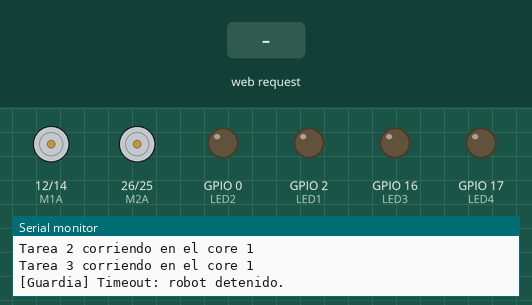
Recording of a program running on a simulated ESP32. Shown: motor-driver pin pairs drawn as motors (green arrow = first pin HIGH = forward, orange = second pin HIGH = backward, longer = more drive, scaled by the enable pin), output pins drawn as LEDs (lit = HIGH), the last lines printed to the serial monitor. Inputs (shaded band) come from the test bench. WiFi joins after 1.5 s; servers stay silent unless stated.

Above: at 3.8 s.
3.9 s: HTTP request GET /cmd?c=F received
At 4.7 s:
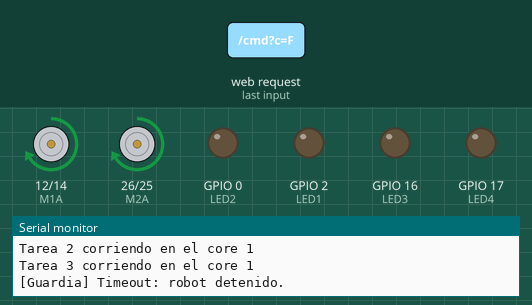
6.4 s: HTTP request GET /cmd?c=B received
At 6.8 s:
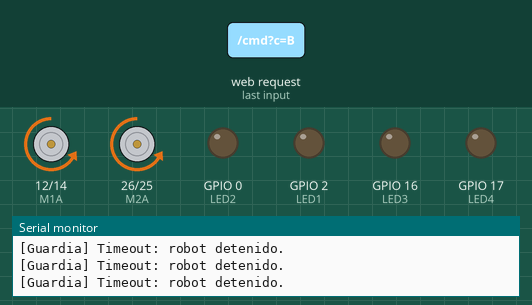
8.9 s: HTTP request GET /cmd?c=L received
At 9.7 s:
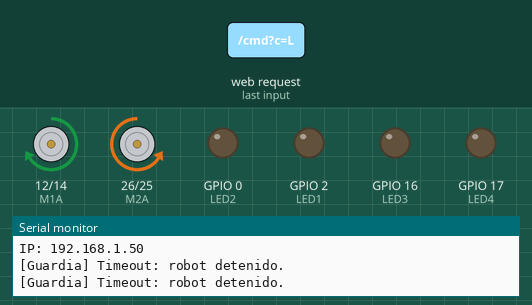
11.4 s: HTTP request GET /cmd?c=R received
At 11.8 s:
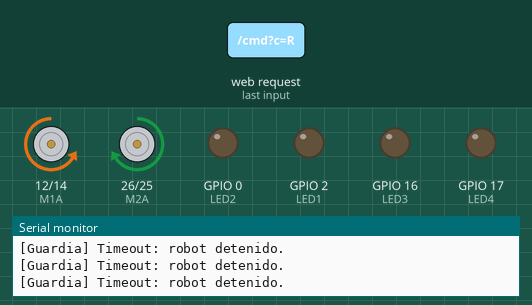
13.9 s: HTTP request GET /led?c=1&n=1&v=1 received
At 14.9 s:
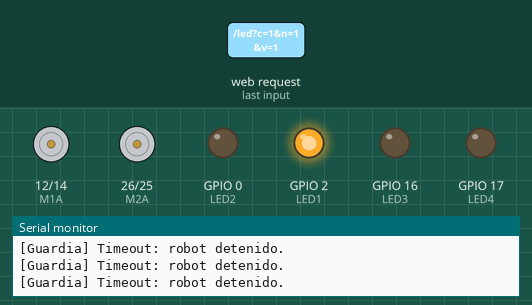
15.4 s: HTTP request GET /cmd?c=F received
At 16.1 s:
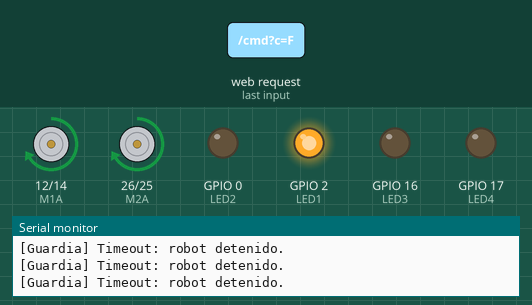
Timing chart, 0 to 18.4 s (numbered marks = the images above; inputs shaded):
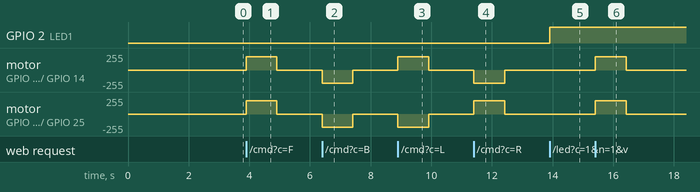

Measured:
- after the input at 3.9 s, motor on GPIO 12 (M1A) / GPIO 14 (M1B), motor on GPIO 26 (M2A) / GPIO 25 (M2B): stopped → forward 199/255 at once, → stopped 1.0 s later
- after the input at 6.4 s, motor on GPIO 12 (M1A) / GPIO 14 (M1B), motor on GPIO 26 (M2A) / GPIO 25 (M2B): stopped → backward 199/255 at once, → stopped 1.0 s later
- after the input at 8.9 s, motor on GPIO 12 (M1A) / GPIO 14 (M1B): stopped → forward 199/255 at once, → stopped 1.0 s later; motor on GPIO 26 (M2A) / GPIO 25 (M2B): stopped → backward 199/255 at once, → stopped 1.0 s later
- after the input at 11.4 s, motor on GPIO 12 (M1A) / GPIO 14 (M1B): stopped → backward 199/255 at once, → stopped 1.0 s later; motor on GPIO 26 (M2A) / GPIO 25 (M2B): stopped → forward 199/255 at once, → stopped 1.0 s later
- after the input at 13.9 s, GPIO 2 (LED1): LOW → HIGH at once
- after the input at 15.4 s, motor on GPIO 12 (M1A) / GPIO 14 (M1B), motor on GPIO 26 (M2A) / GPIO 25 (M2B): stopped → forward 199/255 at once, → stopped 1.0 s later

The program:

main.cpp
```cpp
#include <Arduino.h>
#include <WiFi.h>
#include <WebServer.h>

// ==========================================================
//  MAPEOS DE PINES (según tu hardware)
// ==========================================================
// Motor 1 (izquierdo)
const int M1A  = 12;   // IN1
const int M1B  = 14;   // IN2
const int M1EN = 27;   // ENA (PWM)
// Motor 2 (derecho)
const int M2A  = 26;   // IN3
const int M2B  = 25;   // IN4
const int M2EN = 33;   // ENB (PWM)

// LEDs (controlados desde la web)
const int LED1 = 2;
const int LED2 = 0;    // ojo: GPIO0 es pin de arranque
const int LED3 = 16;
const int LED4 = 17;

// ==========================================================
//  WiFi (ajusta tus credenciales)
// ==========================================================
const char* WIFI_SSID = "Delga";
const char* WIFI_PASS = "Delga1213";

// ==========================================================
//  FreeRTOS: Tareas (no usamos punteros; solo los handles)
// ==========================================================
TaskHandle_t Task1;
TaskHandle_t Task2;
TaskHandle_t Task3;

// Servidor HTTP
WebServer server(80);

// Estado compartido (simple y directo; sin semáforos)
String lastCommand = "—";

// PWM (ESP32: ledc)
const int PWM_FREQ = 15000;  // 15 kHz
const int PWM_RES  = 8;      // 8 bits (0..255)
const int CH_M1EN  = 0;
const int CH_M2EN  = 1;

// Velocidad actual (duty 0..255)
volatile uint8_t g_speedDuty = 200;

// -----------------------------------------------------------
//  Prototipos
// -----------------------------------------------------------
void Task1code(void *pvParameters);  // parámetro exigido por FreeRTOS (no se usa)
void Task2code(void *pvParameters);
void Task3code(void *pvParameters);

void setupPins();
void setupWiFi();
void setupHTTP();
void setupTasks();
void delayRTOS(uint32_t ms);

void robotStop();
void robotForward();
void robotBackward();
void robotLeft();
void robotRight();

void setLastCommand(const String& cmd);
String getLastCommand();

void handleRoot();
void handleCmd();    // /cmd?c=F|B|L|R|S
void handleLed();    // /led?n=1..4&v=0|1
void handleLast();   // /last
void handleSpeed();  // /speed[?v=0..255]

// -----------------------------------------------------------
//  HTML con SLIDER PWM
// -----------------------------------------------------------
const char* PAGE_HTML = R"HTML(
<!doctype html>
<html lang="es">
<head>
<meta charset="utf-8">
<meta name="viewport" content="width=device-width,initial-scale=1"/>
<title>ESP32 Robot Control</title>
<style>
  body{font-family:system-ui,Segoe UI,Arial,sans-serif;margin:18px;}
  h1{font-size:1.2rem;margin:0 0 12px}
  .grid{display:grid;gap:10px;grid-template-columns:repeat(3, minmax(90px,1fr));max-width:520px}
  button{padding:12px 10px;font-size:1rem;cursor:pointer;border-radius:10px;border:1px solid #ccc}
  .row{display:flex;gap:10px;margin-top:10px;flex-wrap:wrap}
  .status{margin-top:14px;padding:10px;border:1px solid #ddd;border-radius:8px}
  .card{margin-top:14px;padding:12px;border:1px solid #ddd;border-radius:8px;max-width:520px}
  input[type=range]{width:100%}
  .right{margin-left:auto}
</style>
</head>
<body>
  <h1>Control del Robot (ESP32)</h1>

  <!-- Bloque: Control de velocidad PWM -->
  <div class="card">
    <b>Velocidad (PWM):</b>
    <div style="display:flex;gap:10px;align-items:center">
      <input id="slider" type="range" min="0" max="255" step="1" value="200"
             oninput="onSlide(this.value)"/>
      <span id="speedLabel" class="right">~78%</span>
    </div>
    <small>Consejo: baja la velocidad al 40–60% para giros más controlados.</small>
  </div>

  <div class="grid" style="margin-top:12px">
    <span></span>
    <button onclick="sendCmd('F')">⬆️ Adelante</button>
    <span></span>

    <button onclick="sendCmd('L')">⬅️ Izquierda</button>
    <button onclick="sendCmd('S')">⛔ STOP</button>
    <button onclick="sendCmd('R')">➡️ Derecha</button>

    <span></span>
    <button onclick="sendCmd('B')">⬇️ Atrás</button>
    <span></span>
  </div>

  <div class="row">
    <button onclick="setLed(1,1)">LED1 ON</button>
    <button onclick="setLed(1,0)">LED1 OFF</button>
    <button onclick="setLed(2,1)">LED2 ON</button>
    <button onclick="setLed(2,0)">LED2 OFF</button>
    <button onclick="setLed(3,1)">LED3 ON</button>
    <button onclick="setLed(3,0)">LED3 OFF</button>
    <button onclick="setLed(4,1)">LED4 ON</button>
    <button onclick="setLed(4,0)">LED4 OFF</button>
  </div>

  <div class="status">
    <b>Último comando:</b>
    <span id="last">—</span>
  </div>

<script>
function pctFromDuty(d){ return Math.round((d/255)*100); }

async function sendCmd(c){
  try { await fetch('/cmd?c='+encodeURIComponent(c)); refreshLast(); }
  catch(e){ console.log(e); }
}
async function setLed(n,v){
  try { await fetch('/led?n='+n+'&v='+v); }
  catch(e){ console.log(e); }
}
async function refreshLast(){
  try{
    const r = await fetch('/last');
    const t = await r.text();
    document.getElementById('last').textContent = t || '—';
  }catch(e){ console.log(e); }
}
async function refreshSpeed(){
  try{
    const r = await fetch('/speed');
    const t = await r.text();
    const d = parseInt(t)||0;
    document.getElementById('slider').value = d;
    document.getElementById('speedLabel').textContent = pctFromDuty(d)+'%';
  }catch(e){ console.log(e); }
}
let slideTimer=null;
function onSlide(v){
  document.getElementById('speedLabel').textContent = pctFromDuty(v)+'%';
  if (slideTimer) clearTimeout(slideTimer);
  slideTimer = setTimeout(async ()=>{
    try{ await fetch('/speed?v='+v); }catch(e){ console.log(e); }
  }, 120);
}
setInterval(refreshLast, 1000);
refreshLast();
refreshSpeed();
</script>
</body>
</html>
)HTML";

// ========================== SETUP ==========================
void setup()
{
  Serial.begin(115200);
  delay(500);

  setupPins();
  setupWiFi();
  setupHTTP();
  setupTasks();
}

void loop(){}

// -----------------------------------------------------------
//  Tareas (signatura con puntero exigida por FreeRTOS; no usada)
// -----------------------------------------------------------
void setupTasks()
{
  xTaskCreatePinnedToCore(Task1code, "Tarea_Principal", 5000, NULL, 1, &Task1, 0);
  delay(200);
  xTaskCreatePinnedToCore(Task2code, "Tarea_HTTP",     6000, NULL, 1, &Task2, 1);
  delay(200);
  xTaskCreatePinnedToCore(Task3code, "Tarea_Log",      3000, NULL, 1, &Task3, 1);
  delay(200);
}

// -----------------------------------------------------------
//  Pines y PWM
// -----------------------------------------------------------
void setupPins()
{
  // Direcciones motor
  pinMode(M1A, OUTPUT);
  pinMode(M1B, OUTPUT);
  pinMode(M2A, OUTPUT);
  pinMode(M2B, OUTPUT);

  // Habilitadores (PWM)
  ledcSetup(CH_M1EN, PWM_FREQ, PWM_RES);
  ledcAttachPin(M1EN, CH_M1EN);
  ledcSetup(CH_M2EN, PWM_FREQ, PWM_RES);
  ledcAttachPin(M2EN, CH_M2EN);

  // LEDs
  pinMode(LED1, OUTPUT);
  pinMode(LED2, OUTPUT);
  pinMode(LED3, OUTPUT);
  pinMode(LED4, OUTPUT);

  // Estado seguro al inicio
  robotStop();
  digitalWrite(LED1, LOW);
  digitalWrite(LED2, LOW);
  digitalWrite(LED3, LOW);
  digitalWrite(LED4, LOW);
}

// -----------------------------------------------------------
//  WiFi
// -----------------------------------------------------------
void setupWiFi()
{
  Serial.println("\nConectando a WiFi...");
  WiFi.mode(WIFI_STA);
  WiFi.begin(WIFI_SSID, WIFI_PASS);

  int retries = 0;
  while (WiFi.status() != WL_CONNECTED && retries < 40) {
    delay(250);
    Serial.print(".");
    retries++;
  }
  Serial.println();

  if (WiFi.status() == WL_CONNECTED) {
    Serial.print("Conectado. IP: ");
    Serial.println(WiFi.localIP());
  } else {
    Serial.println("Fallo STA. Activando AP 'ESP32-ROBOT' (sin clave)...");
    WiFi.mode(WIFI_AP);
    WiFi.softAP("ESP32-ROBOT");
    Serial.print("AP IP: ");
    Serial.println(WiFi.softAPIP());
  }
}

// -----------------------------------------------------------
//  HTTP routing
// -----------------------------------------------------------
void setupHTTP()
{
  server.on("/",       HTTP_GET, handleRoot);
  server.on("/cmd",    HTTP_GET, handleCmd);
  server.on("/led",    HTTP_GET, handleLed);
  server.on("/last",   HTTP_GET, handleLast);
  server.on("/speed",  HTTP_GET, handleSpeed);
  server.begin();
  Serial.println("Servidor HTTP listo.");
}

void handleRoot()  { server.send(200, "text/html; charset=utf-8", PAGE_HTML); }

void handleCmd()
{
  if (!server.hasArg("c")) { server.send(400, "text/plain", "Falta parametro c"); return; }
  String c = server.arg("c"); c.trim(); c.toUpperCase();

  if      (c == "F") { robotForward();  setLastCommand("Adelante");  }
  else if (c == "B") { robotBackward(); setLastCommand("Atrás");     }
  else if (c == "L") { robotLeft();     setLastCommand("Izquierda"); }
  else if (c == "R") { robotRight();    setLastCommand("Derecha");   }
  else if (c == "S") { robotStop();     setLastCommand("STOP");      }
  else { server.send(400, "text/plain", "Comando invalido"); return; }

  server.send(200, "text/plain", "OK");
}

void handleLed()
{
  if (!server.hasArg("n") || !server.hasArg("v")) {
    server.send(400, "text/plain", "Faltan parametros n y/o v");
    return;
  }
  int n = server.arg("n").toInt();
  int v = server.arg("v").toInt();
  int pin = -1;
  if      (n == 1) pin = LED1;
  else if (n == 2) pin = LED2;
  else if (n == 3) pin = LED3;
  else if (n == 4) pin = LED4;

  if (pin < 0 || (v != 0 && v != 1)) { server.send(400, "text/plain", "Parametros invalidos"); return; }
  digitalWrite(pin, v ? HIGH : LOW);
  server.send(200, "text/plain", "OK");
}

void handleLast() { server.send(200, "text/plain; charset=utf-8", getLastCommand()); }

// /speed           -> devuelve duty actual (0..255)
// /speed?v=0..255  -> fija nuevo duty para ambos motores
void handleSpeed()
{
  if (!server.hasArg("v")) { server.send(200, "text/plain", String(g_speedDuty)); return; }
  int v = server.arg("v").toInt();
  if (v < 0) v = 0;
  if (v > 255) v = 255;
  g_speedDuty = (uint8_t)v;
  server.send(200, "text/plain", "OK");
}

// -----------------------------------------------------------
//  Movimiento (usa g_speedDuty en EN)
// -----------------------------------------------------------
static inline void enableMotors(uint8_t m1_duty, uint8_t m2_duty)
{
  ledcWrite(CH_M1EN, m1_duty);
  ledcWrite(CH_M2EN, m2_duty);
}

void robotStop()
{
  enableMotors(0, 0);
  digitalWrite(M1A, LOW); digitalWrite(M1B, LOW);
  digitalWrite(M2A, LOW); digitalWrite(M2B, LOW);
}

void robotForward()
{
  digitalWrite(M1A, HIGH); digitalWrite(M1B, LOW);   // M1 adelante
  digitalWrite(M2A, HIGH); digitalWrite(M2B, LOW);   // M2 adelante
  enableMotors(g_speedDuty, g_speedDuty);
}

void robotBackward()
{
  digitalWrite(M1A, LOW);  digitalWrite(M1B, HIGH);  // M1 atrás
  digitalWrite(M2A, LOW);  digitalWrite(M2B, HIGH);  // M2 atrás
  enableMotors(g_speedDuty, g_speedDuty);
}

void robotRight()
{
  // Giro en sitio a la izquierda: M1 atrás, M2 adelante
  digitalWrite(M1A, LOW);  digitalWrite(M1B, HIGH);  // M1 atrás
  digitalWrite(M2A, HIGH); digitalWrite(M2B, LOW);   // M2 adelante
  enableMotors(g_speedDuty, g_speedDuty);
}

void robotLeft()
{
  // Giro en sitio a la derecha: M1 adelante, M2 atrás
  digitalWrite(M1A, HIGH); digitalWrite(M1B, LOW);   // M1 adelante
  digitalWrite(M2A, LOW);  digitalWrite(M2B, HIGH);  // M2 atrás
  enableMotors(g_speedDuty, g_speedDuty);
}


// -----------------------------------------------------------
//  Último comando (sin semáforos; simple y didáctico)
// -----------------------------------------------------------
void setLastCommand(const String& cmd){ lastCommand = cmd; }
String getLastCommand(){ return String(lastCommand); }

// -----------------------------------------------------------
//  Utilidad FreeRTOS (cede CPU)
// -----------------------------------------------------------
void delayRTOS(uint32_t ms){ vTaskDelay(ms / portTICK_PERIOD_MS); }

// ======================= TAREA 1 ==========================
//  Timeout de seguridad: se detiene si no hay comandos nuevos
// ==========================================================
void Task1code(void *pvParameters)
{
  Serial.print("Tarea 1 corriendo en el core ");
  Serial.println(xPortGetCoreID());

  const uint32_t TIMEOUT_MS = 1000; // 3 s (ajusta a gusto)
  uint32_t lastSeen = millis();
  String   prev = getLastCommand();

  for(;;){
    String nowCmd = getLastCommand();
    if (nowCmd != prev) { prev = nowCmd; lastSeen = millis(); }

    if (millis() - lastSeen > TIMEOUT_MS && nowCmd != "STOP") {
      robotStop();
      setLastCommand("STOP (timeout)");
      prev = "STOP (timeout)";
      lastSeen = millis();
      Serial.println("[Guardia] Timeout: robot detenido.");
    }
    delayRTOS(50);
  }
}

// ======================= TAREA 2 ==========================
//  Atiende el servidor HTTP
// ==========================================================
void Task2code(void *pvParameters)
{
  Serial.print("Tarea 2 corriendo en el core ");
  Serial.println(xPortGetCoreID());

  for(;;){
    server.handleClient();
    delayRTOS(1);
  }
}

// ======================= TAREA 3 ==========================
//  Solo logs eventuales (sin latido)
// ==========================================================
void Task3code(void *pvParameters)
{
  Serial.print("Tarea 3 corriendo en el core ");
  Serial.println(xPortGetCoreID());

  for(;;){
    static uint32_t t0 = millis();
    if (millis() - t0 > 5000) {
      t0 = millis();
      Serial.print("[Estado] Último comando: ");
      Serial.println(getLastCommand());
      Serial.print("Velocidad (duty): ");
      Serial.println(g_speedDuty);
      Serial.print("IP: "); Serial.println((WiFi.getMode()==WIFI_AP)? WiFi.softAPIP() : WiFi.localIP());
    }
    delayRTOS(500);
  }
}
```
